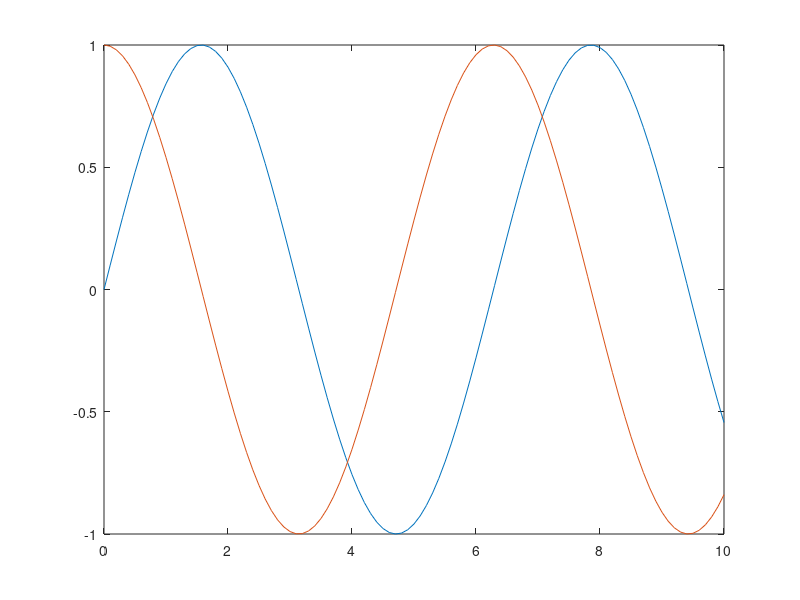
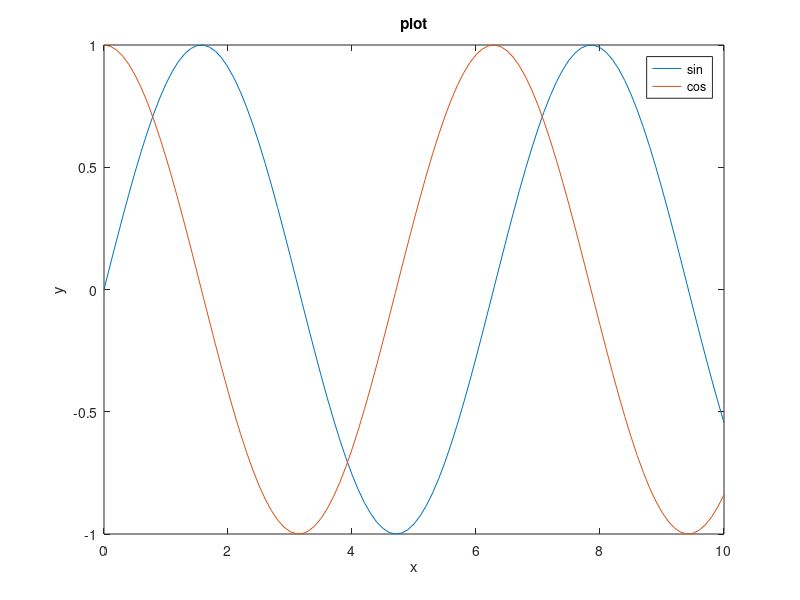

MATLAB code to generate these figures, in order:
% This script makes my first plot
clear
clc % to clean the command window

% make sections with %%
%% Section for variables
x = 0:0.1:10;
y = sin(x);
z = cos(x);

%% Plot
figure %to make a plot
plot(x,y)
hold on %to hold the 1st plot
plot(x,z)

%% Plot
figure
plot(x,y,x,z) %plot 2 graphs at the same time
title('plot')
legend('sin','cos')
xlabel('x')
ylabel('y')